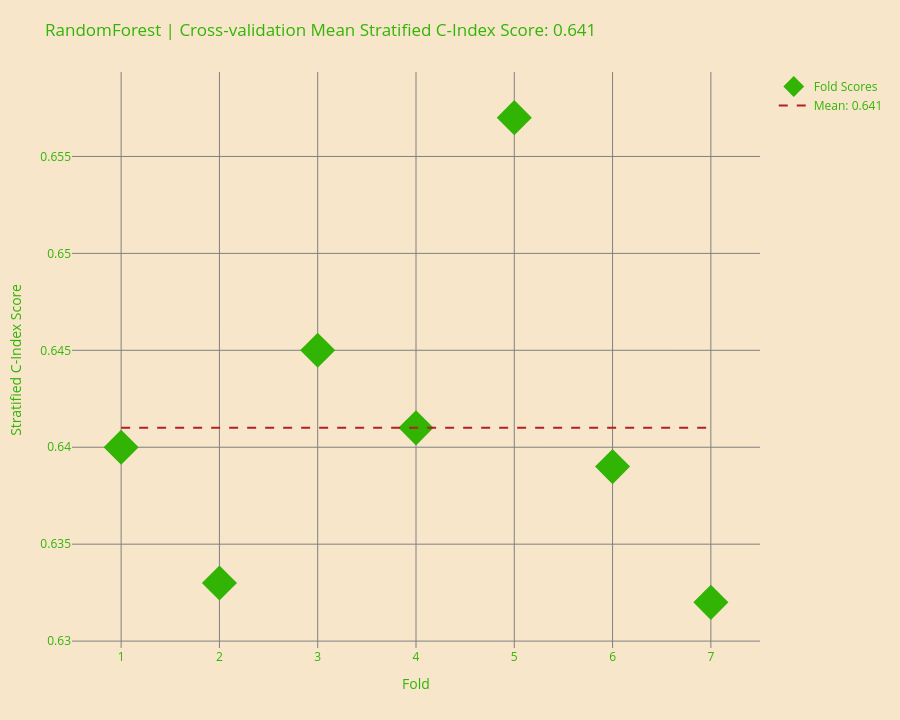

Write notebook code for a chart like this one.
### Markdown cell above
## Nelson-Aalen target

### Code cell
rf3_models, rf3_oof_preds = md.train_model(CFG.rf_params, target="na_hazard", title="RandomForest")
svr3_models, svr3_oof_preds = md.train_model(CFG.svr_params, target="na_hazard", title="SVR")
ada3_models, ada3_oof_preds = md.train_model(CFG.ada_params, target="na_hazard", title="AdaBoost")

### Figure 1 — Plotly figure (JSON) as saved in the notebook; plotly's stock layout.template omitted (floating-point values rounded to 4 significant figures)
{"data": [{"hoverlabel": {"font": {"size": 18}}, "hovertemplate": "Fold %{x}: %{text}<extra></extra>", "marker": {"color": "#31B404", "size": 27, "symbol": "diamond"}, "mode": "markers", "name": "Fold Scores", "text": ["0.640", "0.633", "0.645", "0.641", "0.657", "0.639", "0.632"], "type": "scatter", "x": [1, 2, 3, 4, 5, 6, 7], "y": [0.64, 0.633, 0.645, 0.641, 0.657, 0.639, 0.632]}, {"hoverinfo": "none", "line": {"color": "#B22222", "dash": "dash"}, "mode": "lines", "name": "Mean: 0.641", "type": "scatter", "x": [1, 7], "y": [0.641, 0.641]}], "layout": {"font": {"color": "#31B404"}, "height": 720, "margin": {"b": 72, "l": 72, "r": 72, "t": 72}, "paper_bgcolor": "rgba(247, 230, 202, 1)", "plot_bgcolor": "rgba(247, 230, 202, 1)", "title": {"text": "RandomForest | Cross-validation Mean Stratified C-Index Score: 0.641"}, "xaxis": {"dtick": 1, "gridcolor": "grey", "range": [0.5, 7.5], "tick0": 1, "tickmode": "linear", "title": {"text": "Fold"}, "zerolinecolor": "grey"}, "yaxis": {"gridcolor": "grey", "title": {"text": "Stratified C-Index Score"}, "zerolinecolor": "grey"}}}
